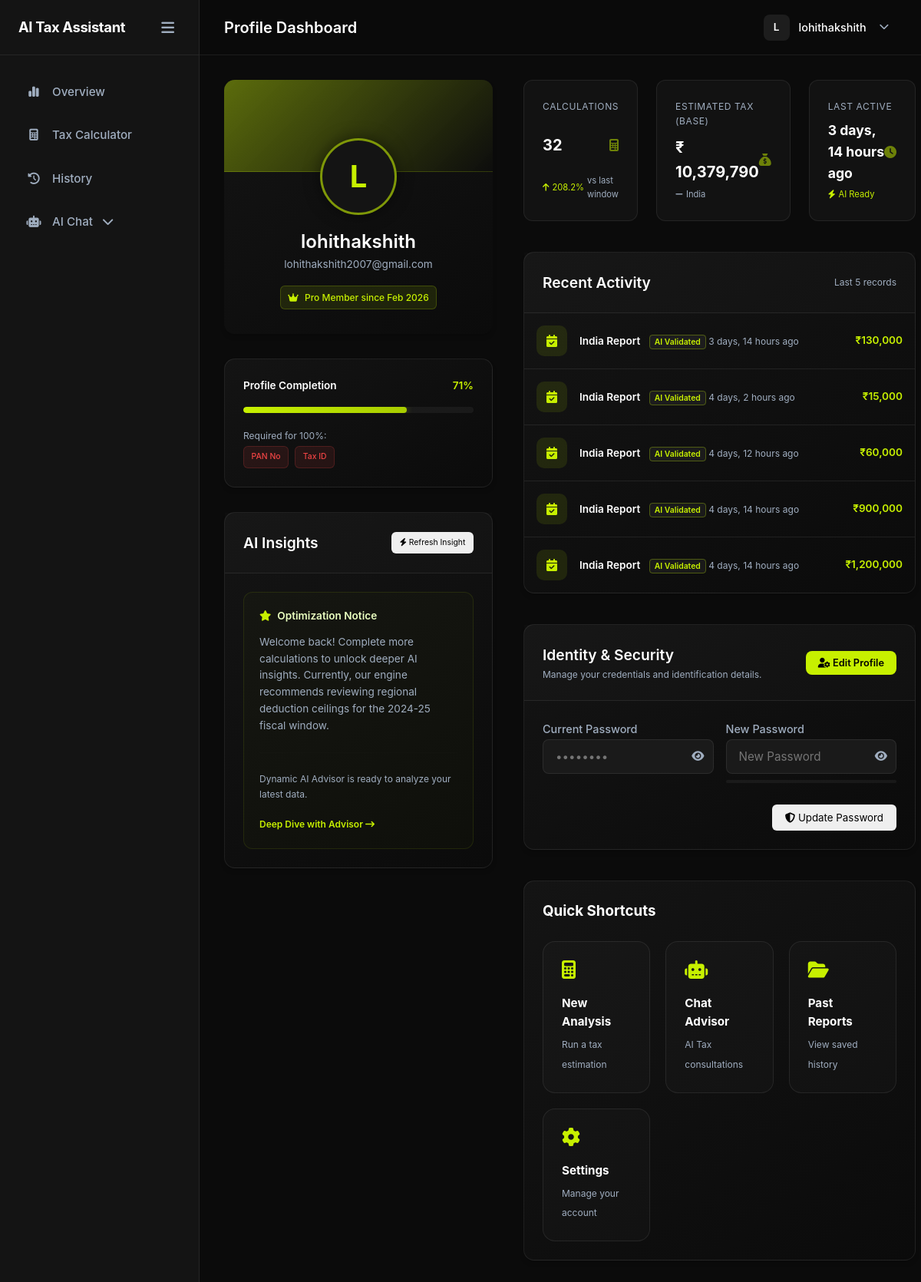
The app's page /dashboard/profile/ (signed in) with its own data.
### tax_engine/models.py (models this page shows, shortened)
class TaxCalculation(models.Model):
    user = models.ForeignKey(User, on_delete=models.CASCADE)
    country = models.CharField(max_length=50)
    income = models.FloatField()
    deductions = models.FloatField()
    taxable_income = models.FloatField()
    estimated_tax = models.FloatField()
    created_at = models.DateTimeField(auto_now_add=True)

### dashboard/views.py (the view, shortened to what this page needs)
# urls.py: path('dashboard/profile/', views.profile_view, name='profile'),
@login_required
def profile_view(request):
    calculations = TaxCalculation.objects.filter(user=request.user).order_by('-created_at')
    profile, created = Profile.objects.get_or_create(user=request.user)
    total_tax = sum(calc.estimated_tax for calc in calculations)
    previous_total = sum(c.estimated_tax for c in calculations[1:6])
    if previous_total > 0:
        trend = round(((total_tax - previous_total) / previous_total) * 100, 1)
    else:
        trend = 12.4 # Professional mock value if new
    missing_fields = []
    if not request.user.first_name: missing_fields.append("First Name")
    if not request.user.last_name: missing_fields.append("Last Name")
    if not request.user.profile.phone_number: missing_fields.append("Phone")
    if not request.user.profile.pan_no: missing_fields.append("PAN No")
    if not request.user.profile.tax_id: missing_fields.append("Tax ID")
    total_possible = 7 # username, email, first, last, phone, pan, taxid
    filled = 2 # user, email
    if request.user.first_name: filled += 1
    if request.user.last_name: filled += 1
    if request.user.profile.phone_number: filled += 1
    if request.user.profile.pan_no: filled += 1
    if request.user.profile.tax_id: filled += 1
    completion = int((filled / total_possible) * 100)
    last_calc = calculations.first()
    if last_calc:
        last_active_display = last_calc.created_at
    else:
        last_active_display = request.user.last_login
    user_agent = request.META.get('HTTP_USER_AGENT', 'Unknown')
    device = "Windows Desktop" if "Windows" in user_agent else "Mobile Device"
    browser = "Chrome" if "Chrome" in user_agent else "Default Browser"
    latest_calc = calculations.first()
    active_country = latest_calc.country if latest_calc else profile.preferred_country
    context = {
        'calculations': calculations,  # Full queryset for template checks
        'total_calculations': calculations.count(),
        'total_tax': round(total_tax, 2),
        'last_active': last_active_display,
        'recent_activity': calculations[:5],
        'completion_percentage': completion,
        'missing_fields': missing_fields,
        'tax_trend': trend,
        'device_info': device,
        'browser_info': browser,
        'session_ip': request.META.get('REMOTE_ADDR', '127.0.0.1'),
        'preferred_country': profile.preferred_country,
        'active_country': active_country,
    }
    return render(request, 'dashboard/profile.html', context)

### templates/dashboard/profile.html (shortened to what this page needs)
{% extends 'base_app.html' %}
{% load tax_tags humanize %}
{% block page_title %}Profile Dashboard{% endblock %}
{% block content %}
<div class="profile-grid-layout">
    <div class="profile-left-col">
        <div class="card profile-banner-card card-glow-hover">
            <div class="profile-banner-bg"></div>
            <div class="profile-banner-content">
                <div class="profile-avatar-giant">
                    {{ request.user.username|make_list|first|upper }}
                </div>
                <h3 class="mb-1 font-weight-bold" style="font-size: 1.5rem;">{{ request.user.username }}</h3>
                <p class="text-muted text-sm mb-3">{{ request.user.email }}</p>
                <div class="badge badge-info"
                    style="background: rgba(199,240,0,0.1); border: 1px solid rgba(199,240,0,0.2); color: var(--accent-neon);">
                    <i class="fa-solid fa-crown" style="margin-right: 5px;"></i> Pro Member since
                    {{ request.user.date_joined|date:"M Y" }}
                </div>
            </div>
        </div>
        <div class="card p-4 card-glow-hover">
            <div class="flex-between align-center mb-2">
                <span class="text-sm font-weight-bold">Profile Completion</span>
                <span class="text-accent text-sm font-weight-bold">{{ completion_percentage }}%</span>
            </div>
            <div class="progress-container">
                <div class="progress-bar" style="width: {{ completion_percentage }}%;"></div>
            </div>
            {% if missing_fields %}
            <div class="mt-3">
                <span class="text-xs text-muted d-block mb-2">Required for 100%:</span>
                <div style="display: flex; flex-wrap: wrap; gap: 0.5rem; margin-top: 2px;">
                    {% for field in missing_fields %}
                    <span class="badge"
                        style="background: rgba(239,68,68,0.1); color: #ef4444; font-size: 0.65rem; border: 1px solid rgba(239,68,68,0.2);">{{ field }}</span>
                    {% endfor %}
                </div>
            </div>
            {% else %}
            <p class="text-accent text-xs mt-2"><i class="fa-solid fa-circle-check"></i> Profile fully complete!</p>
            {% endif %}
        </div>
        <div class="card card-glow-hover">
            <div class="card-header flex-between">
                <h3>AI Insights</h3>
                <button class="btn-outline" style="padding: 0.4rem 0.6rem; font-size: 0.65rem;"
                    onclick="refreshInsights(this)">
                    <i class="fa-solid fa-bolt"></i> Refresh Insight
                </button>
            </div>
            <div class="card-body">
                <div class="ai-box" style="padding: 1.25rem; border-radius: 12px; background: rgba(199,240,0,0.02); border: 1px solid rgba(199,240,0,0.1); min-height: 250px;">
                    <h4 style="font-size: 0.85rem; margin-bottom: 0.75rem;"><i class="fa-solid fa-star text-accent"></i> Optimization Notice</h4>
                    <div id="aiInsightText">
                        <p class="text-sm text-muted" style="line-height: 1.6;">
                            Welcome back! Complete more calculations to unlock deeper AI insights. Currently, our engine recommends reviewing regional deduction ceilings for the 2024-25 fiscal window.
                        </p>
                    </div>
                    <hr class="nav-divider" style="opacity: 0.1; margin: 1.5rem 0;">
                    <p class="text-muted text-xs mb-3">Dynamic AI Advisor is ready to analyze your latest data.</p>
                    <a href="{% url 'chat' %}" class="text-accent text-xs font-weight-bold" style="text-decoration: none;">Deep Dive with Advisor <i class="fa-solid fa-arrow-right-long ml-1"></i></a>
                </div>
            </div>
        </div>
    </div>
    <div class="profile-right-col">
        <div class="profile-stats-grid">
            <div class="mini-stat-card card-glow-hover">
                <span class="mini-stat-label">Calculations</span>
                <div class="flex-between align-center">
                    <span class="mini-stat-value">{{ total_calculations }}</span>
                    <i class="fa-solid fa-calculator text-accent" style="font-size: 1rem; opacity: 0.5;"></i>
                </div>
                <div class="stat-subtext trend-up">
                    <i class="fa-solid fa-arrow-up"></i> {{ tax_trend|floatformat:1 }}% <span class="text-muted">vs last window</span>
                </div>
            </div>
            <div class="mini-stat-card card-glow-hover">
                <span class="mini-stat-label">Estimated Tax (Base)</span>
                <div class="flex-between align-center">
                    <span class="mini-stat-value">
                        {% if calculations.first %}
                            {{ calculations.first.country|currency_symbol }}
                        {% else %}
                            {{ preferred_country|currency_symbol }}
                        {% endif %}
                        {{ total_tax|floatformat:0|intcomma }}
                    </span>
                    <i class="fa-solid fa-sack-dollar text-accent" style="font-size: 1rem; opacity: 0.5;"></i>
                </div>
                <div class="stat-subtext trend-neutral">
                    <i class="fa-solid fa-minus"></i> {{ active_country|country_display }}
                </div>
            </div>
            <div class="mini-stat-card card-glow-hover">
                <span class="mini-stat-label">Last Active</span>
                <div class="flex-between align-center">
                    <span class="mini-stat-value" style="font-size: 1.1rem;">{{ last_active|timesince }} ago</span>
                    <i class="fa-solid fa-clock text-accent" style="font-size: 1rem; opacity: 0.5;"></i>
                </div>
                <div class="stat-subtext trend-up">
                    <i class="fa-solid fa-bolt"></i> AI Ready
                </div>
            </div>
        </div>
        <div class="card card-glow-hover">
            <div class="card-header flex-between">
                <h3>Recent Activity</h3>
                <span class="text-xs text-muted">Last 5 records</span>
            </div>
            <div class="card-body p-0">
                {% if recent_activity %}
                {% for item in recent_activity %}
                <div class="activity-item">
                    <div class="activity-icon"><i class="fa-solid fa-calendar-check"></i></div>
                    <div class="activity-details">
                        <span class="d-block text-sm font-weight-bold">{{ item.country|country_display }} Report
                            <span class="activity-tag ai">AI Validated</span>
                        </span>
                        <span class="text-muted text-xs">{{ item.created_at|timesince }} ago</span>
                    </div>
                    <div class="text-accent font-weight-bold text-sm">
                        {{ item.country|currency_symbol }}{{ item.estimated_tax|floatformat:0|intcomma }}
                    </div>
                </div>
                {% endfor %}
                {% else %}
                <p class="text-center text-muted p-4">No recent activity found.</p>
                {% endif %}
            </div>
        </div>
        <div class="card card-glow-hover">
            <div class="card-header flex-between align-center">
                <div>
                    <h3>Identity & Security</h3>
                    <p class="text-muted text-xs mt-1">Manage your credentials and identification details.</p>
                </div>
                <button onclick="openModal('editProfileModal')" class="btn-primary"
                    style="padding: 0.5rem 1rem; font-size: 0.8rem;">
                    <i class="fa-solid fa-user-gear"></i> Edit Profile
                </button>
            </div>
            <div class="card-body">
                <form method="POST" action="{% url 'profile' %}" class="modern-form">
                    <div class="form-row">
                        <div class="form-group">
                            <label for="old_password">Current Password</label>
                            <div class="password-wrapper">
                                <input type="password" id="old_password" name="old_password" required placeholder="••••••••">
                                <i class="fa-solid fa-eye pass-toggle" onclick="togglePassword('old_password', this)"></i>
                            </div>
                        </div>
                        <div class="form-group">
                            <label for="new_password1">New Password</label>
                            <div class="password-wrapper">
                                <input type="password" id="new_password1" name="new_password1" required placeholder="New Password" oninput="checkPasswordStrength(this.value, 'strengthMeter')">
                                <i class="fa-solid fa-eye pass-toggle" onclick="togglePassword('new_password1', this)"></i>
                            </div>
                            <div id="strengthMeter" class="strength-meter">
                            </div>
                        </div>
                    </div>
                    <div style="display: flex; justify-content: flex-end;">
                        <button type="submit" class="btn-outline mt-2"><i class="fa-solid fa-shield-halved"></i> Update Password</button>
                    </div>
                </form>
            </div>
        </div>
        <div class="card p-4 card-glow-hover">
            <h3 class="mb-4">Quick Shortcuts</h3>
            <div class="actions-grid">
                <a href="{% url 'calculator' %}" class="btn-outline">
                    <i class="fa-solid fa-calculator text-accent"></i>
                    <div><strong>New Analysis</strong><span class="text-muted">Run a tax estimation</span></div>
                </a>
                <a href="{% url 'chat' %}" class="btn-outline">
                    <i class="fa-solid fa-robot text-accent"></i>
                    <div><strong>Chat Advisor</strong><span class="text-muted">AI Tax consultations</span></div>
                </a>
                <a href="{% url 'history' %}" class="btn-outline">
                    <i class="fa-solid fa-folder-open text-accent"></i>
                    <div><strong>Past Reports</strong><span class="text-muted">View saved history</span></div>
                </a>
                <a href="{% url 'settings' %}" class="btn-outline">
                    <i class="fa-solid fa-gear text-accent"></i>
                    <div><strong>Settings</strong><span class="text-muted">Manage your account</span></div>
                </a>
            </div>
        </div>
    </div>
</div>
{% endblock %}

### templates/base_app.html (shortened to what this page needs)
{% load static %}
<!DOCTYPE html>
<html lang="en">
<head>
    <link rel="stylesheet" href="https://cdnjs.cloudflare.com/ajax/libs/font-awesome/6.5.1/css/all.min.css" />
    <link rel="stylesheet" href="{% static 'style.css' %}">
    <link rel="stylesheet" href="{% static 'dashboard.css' %}">
</head>
<body class="app-body">
    <aside class="app-sidebar" id="appSidebar">
        <div class="sidebar-header">
            <span class="logo">AI Tax Assistant</span>
            <button class="icon-btn" id="toggleSidebar"><i class="fa-solid fa-bars"></i></button>
        </div>
        <nav class="sidebar-nav">
            <a href="{% url 'dashboard' %}" class="nav-item">
                <span class="nav-icon"><i class="fa-solid fa-chart-simple"></i></span>
                <span class="nav-label">Overview</span>
            </a>
            <a href="{% url 'calculator' %}" class="nav-item">
                <span class="nav-icon"><i class="fa-solid fa-calculator"></i></span>
                <span class="nav-label">Tax Calculator</span>
            </a>
            <a href="{% url 'history' %}" class="nav-item">
                <span class="nav-icon"><i class="fa-solid fa-clock-rotate-left"></i></span>
                <span class="nav-label">History</span>
            </a>
            <a href="{% url 'chat' %}" class="nav-item chat-expandable" onclick="handleChatClick(event)"> <span
                    class="nav-icon"><i class="fa-solid fa-robot"></i></span>
                <span class="nav-label">AI Chat</span>
                <i class="fa-solid fa-chevron-down ml-auto"></i>
            </a>
        </nav>
    </aside>
    <div class="app-main">
        <header class="app-topbar">
            <div class="topbar-left">
                <h2 class="page-title">{% block page_title %}Dashboard{% endblock %}</h2>
            </div>
            <div class="topbar-right">
                <div class="user-profile-dropdown" id="userProfileDropdown">
                    <div class="user-profile-trigger" id="dropdownTrigger">
                        <div class="user-avatar" data-initials="{{ request.user.username|make_list|first|upper }}">
                            {{ request.user.username|make_list|first|upper }}
                        </div>
                        <span class="user-name">{{ request.user.username }}</span>
                        <i class="fa-solid fa-chevron-down"
                            style="font-size: 0.8rem; margin-left: 5px; color: var(--text-muted);"></i>
                    </div>
                </div>
            </div>
        </header>
        <main class="app-content container-fluid">
            {% block content %}
            {% endblock %}
        </main>
    </div>
</body>
</html>

### records on screen
TaxCalculation: first.country "₹", country "India", created_at "3 days, 14 hours", country|country_display "India", country "₹", estimated_tax "130,000"
TaxCalculation: country|country_display "India", created_at "4 days, 2 hours", country "₹", estimated_tax "15,000"
TaxCalculation: country|country_display "India", created_at "4 days, 12 hours", country "₹", estimated_tax "60,000"
TaxCalculation: country|country_display "India", created_at "4 days, 14 hours", country "₹", estimated_tax "900,000"
TaxCalculation: country|country_display "India", created_at "4 days, 14 hours", country "₹", estimated_tax "1,200,000"

### other values on screen
{{ request.user.username|make_list|first|upper }} "L"
{{ request.user.username }} "lohithakshith"
{{ request.user.email }} "lohithakshith2007@gmail.com"
{{ request.user.date_joined|date:"M Y" }} "Feb 2026"
{{ completion_percentage }} "71"
{{ field }} "PAN No" "Tax ID"
{{ total_calculations }} "32"
{{ tax_trend|floatformat:1 }} "208.2"
{{ total_tax|floatformat:0|intcomma }} "10,379,790"
